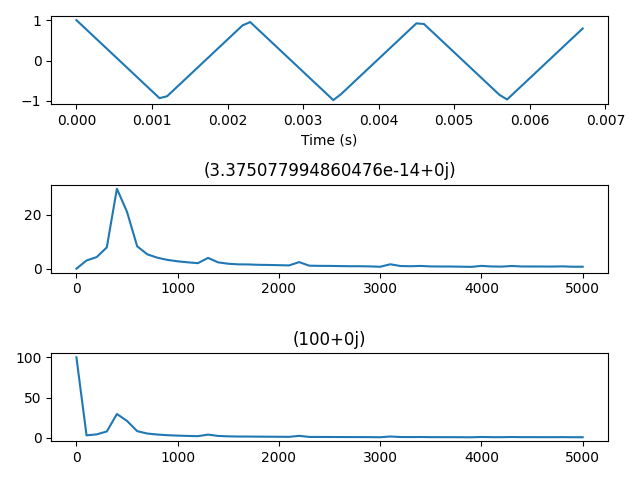

Source code (Python):
from thinkdsp import Spectrum, TriangleSignal
from thinkdsp import decorate
import matplotlib.pyplot as plt
import numpy as np

signal = TriangleSignal(440) #绘制三角波
duration = signal.period*3
segment = signal.make_wave(duration, framerate=10000)
plt.subplot(3,1,1)
segment.plot()
decorate(xlabel='Time (s)')

wave = signal.make_wave(duration=0.01, framerate=10000)
plt.subplot(3,1,2)
Spectrum = wave.make_spectrum()
Spectrum.plot()
print(Spectrum.hs[0])
decorate(title=Spectrum.hs[0])

plt.subplot(3,1,3)
Spectrum.hs[0] = 100
Spectrum.plot()
decorate(title=Spectrum.hs[0])

plt.show()
